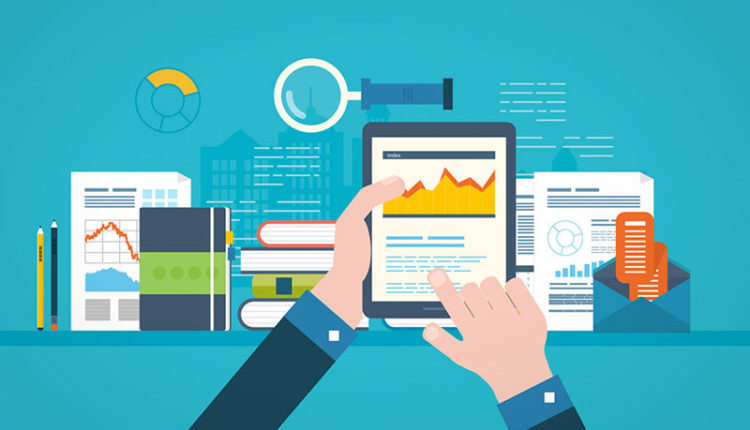
#> input picture internetgrafi-prom-750x430 - Copy.png, 750 x 430 px
$ python contornoimagenes.py
#> lines starting #> are read from the running program, lines starting #| are printed output that depends on the picture; after the words box and inside, x2 and y2 are one past the last pixel; in counts of white or black regions, pixels touching at a corner belong together
import numpy as np
import cv2
import matplotlib.pyplot as plt

#Ingrese el path de la imagen que quiere procesar
path = r'internetgrafi-prom-750x430 - Copy.png'
img = cv2.imread(path)
#> img is the input picture: shape (430, 750, 3); mean B, G, R 189, 178.4, 86.3

image = cv2.cvtColor(img, cv2.COLOR_BGR2GRAY)
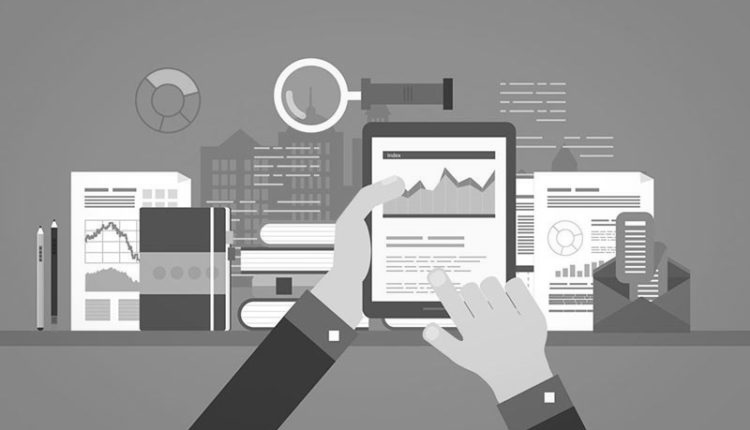
#> image: shape (430, 750); min 34, max 255, mean 152.1
cv2.GaussianBlur(image, (21,21), 0, image)
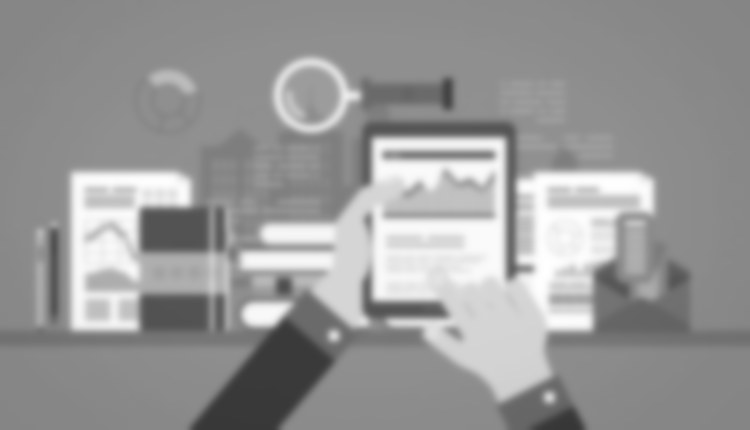
#> image: shape (430, 750); min 55, max 255, mean 152.1
edges = cv2.Canny(image, 10, 20, apertureSize=3)
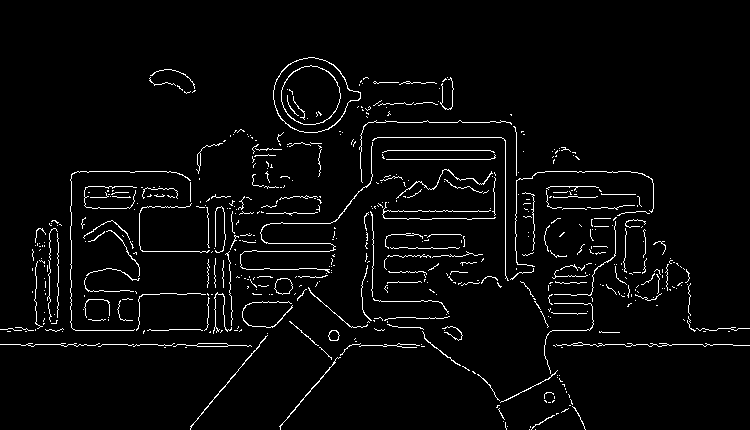
#> edges: shape (430, 750); 3.4% white in thin lines or dots, all inside (x1, y1, x2, y2) = (0, 57, 750, 430)

window_name = 'image'
cv2.imshow(window_name, edges)
cv2.waitKey(0)
